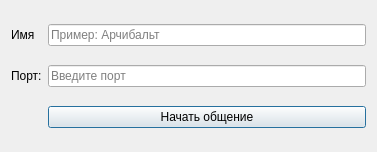
<?xml version="1.0" encoding="UTF-8"?>
<ui version="4.0">
 <class>Authorz</class>
 <widget class="QDialog" name="Authorz">
  <property name="geometry">
   <rect>
    <x>0</x>
    <y>0</y>
    <width>377</width>
    <height>152</height>
   </rect>
  </property>
  <property name="windowTitle">
   <string>Dialog</string>
  </property>
  <layout class="QGridLayout" name="gridLayout">
   <item row="0" column="1">
    <widget class="QLineEdit" name="nick">
     <property name="placeholderText">
      <string>Пример: Арчибальт</string>
     </property>
    </widget>
   </item>
   <item row="2" column="1">
    <widget class="QLineEdit" name="port">
     <property name="placeholderText">
      <string>Введите порт</string>
     </property>
    </widget>
   </item>
   <item row="0" column="0">
    <widget class="QLabel" name="label_2">
     <property name="text">
      <string>Имя</string>
     </property>
    </widget>
   </item>
   <item row="2" column="0">
    <widget class="QLabel" name="label">
     <property name="text">
      <string>Порт:</string>
     </property>
    </widget>
   </item>
   <item row="3" column="1">
    <widget class="QPushButton" name="Start">
     <property name="text">
      <string>Начать общение</string>
     </property>
    </widget>
   </item>
  </layout>
 </widget>
 <resources/>
 <connections/>
</ui>
